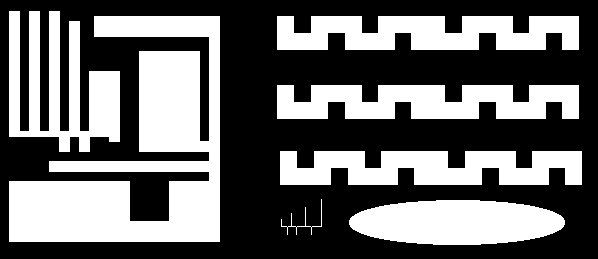
#> input picture 13_ccl/ccl1.png, 598 x 259 px; the run also reads 1 picture not shown here
$ jupyter execute 13_ccl.ipynb
#> lines starting #> are read from the running program, lines starting #| are printed output that depends on the picture; after the words box and inside, x2 and y2 are one past the last pixel; in counts of white or black regions, pixels touching at a corner belong together
# Indeksacja. Prosta klasyfikacja obiektów.

## Cel ćwiczenia
- zapoznanie z dwuprzebiegowym algorytmem indeksacji (ang. *connected component labelling*):
- zapoznanie z prostą klasyfikacją obiektów z wykorzystaniem współczynników kształtu,
- zadanie domowe: zmodyfikowana indeksacja dwuprzebiegowa i indeksacja jednoprzebiegowa.

## Indeksacja

Większość dotychczas poznanych i wykorzystywanych algorytmów przetwarzania obrazu wykonywała operacje na całym obrazie (lub co najwyżej dokonywany był podział obiekt/obiekty - tło. Np. różne metody segmentacji).
Patrząc na poniższny rysunek człowiek widzi dwa kwadraty.

Dla automatycznego systemu analizy i rozpoznawania obrazów przejście od etapu obiekty/tło do wyróżnienia dwóch kwadratów nie jest takie oczywiste i wymaga zastosowania jakieś formy indeksacji - czyli przypisania każdemu z pikseli uznanych za należące do obiektów (tu białych) jakieś etykiety (w naszym przypadku będą to dwie etykiety, ew. dodatkowa oznaczająca tło).

W tej części ćwiczenia zaprezentowany zostanie tzw. dwuprzebiegowy algorytm indeksacji (ang. *two-pass connected component labelling*).
Jego nazwa związana jest z koniecznością wykonania dwukrotnego odwiedzenia każdego z pikseli obrazu (dwie pętle/iteracje po obrazie).
Istnieją również tzw. jednoprzebiegowe algorytmy indeksacji.

## Opis algorytmu

- Na wejściu mamy obraz po binaryzacji - zakładamy, że piksele białe ('1', '255') należą do obiektów, tło jest czarne.

- W pierwszej iteracji obraz analizujemy linia po linii, od lewej do prawej, aż do napotkania pierwszego piksela o wartości różnej od '0'.
  W tej sytuacji dokonujemy analizy otoczenia piksela:


  gdzie: **X**  rozważany piksel, **A,B,C,D** - sąsiedzi z otoczenia.
  Uwaga. W przykładzie pokazano tzw. sąsiedztwo 8-elementowe.
  Niekiedy stosuje się również wersję 4-elementową (praktycznie bardzo rzadko).
  Wtedy analizie podlegałyby by tylko piksele **B** i **D**.

- Możliwe są następujące przypadki dla otoczenia __A,B,C,D__:
    - (a) wszystkie należą do tła __A,B,C,D == 0__.
      Wtedy znaleziony piksel __X__ należy do nowego obiektu - nadajemy mu zatem etykietę __X = L+1__ - przez __L__ rozumiemy poprzednią etykietę.
	  Uwaga. Przed uruchomieniem algorytmu __L__ należy zainicjować wartością  '1'
    - (b) jeden lub więcej pikseli ma przypisaną aktualną etykietę **L**.
	  Wtedy rozważanemu pikselowi przypisujemy etykietę **X = L**.
    - (c) w otoczeniu występują piksele o różnych etykietach np. *L1* i *L2*.
	  Wtedy przyjmuje się zasadę, że rozważanemu pikselowi *X* przypisuje się mniejszą z wartości *L1* i *L2* (*X = min(L1,L2)*).

## Implementacja:

- Wczytaj obraz *ccl1.png*, wyświetl go.
  Po krótkiej analizie można zauważyć, że występuje na nim 7 odrębnych obiektów.
      Ich ``wykrycie'' będzie naszym celem.

- Na podstawie opisu algorytmu podanego wcześniej zaimplementuj tzw. pierwszą fazę indeksacji (ang. _first pass_):
    - uwaga ogólna - algorytm jest dość prosty i łatwy w implementacji,
    - obliczenia powinny odbywać się w pętlach `for` - iteracja po całym obrazku.
      Warto pominąć pierwszy wiersz i pierwszą oraz ostatnią kolumnę, aby  wyeliminować problem z brakiem kontekstu (można np. założyć, że pikseli brzegowych nie ma, bo wcześniej wykonane zostało morfologiczne czyszczenie brzegu).
    - dla przypomnienia iteracja po macierzy w Python - pętla zewnętrzna - wiersze, pętla wewnętrzna - kolumny – tj. pierwsza współrzędna to wiersz, a druga kolumna,
    - rozmiar obrazka można odczytać np. poleceniem: `yy, xx = img.shape`
      Przy takim przypisaniu `yy` oznacza liczbę wierszy (wysokość obrazka), a `xx` liczbę kolumn (szerokość obrazka),
    - działania podejmujemy tylko w przypadku, gdy aktualnie analizowany piksel ma wartość różną od zera (gdy należy do obiektu),
    - najtrudniejszym elementem jest analiza otoczenia piksela i stwierdzenie, z którym z przypadków (a), (b) czy (c) mamy do czynienia.
      Problem można rozwiązać jakkolwiek (tylko dobrze), poniżej prezentowana jest jedna z możliwości.
    - na początku tworzymy listę pikseli, które stanowią otoczenie piksela X (A, B, C, D) np: ` neighbours = [img[j - 1, i - 1], ... `
    - następnie sprawdzamy czy nie występuje przypadek (a) - czyli czy suma sąsiadów nie wynosi 0 -  ` neigh_sum = np.sum(neighbours)`, jeżeli tak to `X = L` oraz `L=L+1`.
      Uwaga proszę nie zapomnieć zainicjalizować etykiety `L` wartością 1.
    - jeżeli `neigh_sum > 0`, mamy do czynienia z przypadkiem (b) lub (c).
      Eliminujemy zerowe elementy z listy `sasiedzi` (`neighbours = filter(lambda x: x != 0, neighbours)`), a następnie znajdujemy minimum i maksimum nowej listy `neighbours` (funkcje `min` i `max` z _numpy_).
    - z przypadkiem (b) będziemy mieli do czynienia, gdy *minimum = maksimum*.
      Wtedy jako etykietę przypisujemy `X = minimum = maksimum`.
      Gdy *minimum != maksimum* mamy przypadek (c).
      Wtedy etykieta `X = minimum` - taką przyjmujemy konwencję,
    - uwaga 1 - algorytm operuje (czyta punkty z otoczenia i zapisuje kolejne indeksy L) na tym samym obrazie wejściowym,
    \item uwaga 2 - przed implementacją metody obsługi konfliktów przypadki (b) i (c) działają tak samo, ale dla potrzeb dalszych kroków należy je rozróżnić,

- Wykonaj indeksację obrazu za pomocą zaimplementowanego algorytmu.
  Jeżeli wszystko zostało poprawnie napisane, to wynik powinien wyglądać mniej więcej tak jak na poniższym rysunku. Takie porównanie stanowić będzie pierwszy test poprawności implementacji algorytmu.


[cell 1]
import os
import cv2
import matplotlib.pyplot as plt
import numpy as np

if not os.path.exists("ccl1.png") :
    !wget https://raw.githubusercontent.com/vision-agh/poc_sw/master/13_CCL/ccl1.png --no-check-certificate
if not os.path.exists("shapes.png") :
    !wget https://raw.githubusercontent.com/vision-agh/poc_sw/master/13_CCL/shapes.png --no-check-certificate
if not os.path.exists("shapesReal.png") :
    !wget https://raw.githubusercontent.com/vision-agh/poc_sw/master/13_CCL/shapesReal.png --no-check-certificate

img = cv2.imread('ccl1.png', cv2.IMREAD_GRAYSCALE)
#> img: shape (259, 598); 41.1% white; 7 white regions, largest, box (x1, y1, x2, y2) and area: (9, 16, 220, 242) 23561, (9, 11, 120, 152) 8081, (277, 16, 579, 50) 8024
plt.figure(figsize=(6, 6))
plt.imshow(img, cmap='gray')
plt.title("Original Image")
plt.show()

plt.rcParams['figure.figsize'] = (16, 9)

[cell 2]
import cv2
import numpy as np
import matplotlib.pyplot as plt

def imread(path):
    return cv2.imread(path, cv2.IMREAD_GRAYSCALE)

def plot_img(img, title='', colored=False):
    plt.figure(figsize=(16, 9))
    if colored:
        img_display = img.copy().astype(float)
        img_display[img_display == 0] = np.nan
        plt.imshow(img_display, cmap='jet')
    else:
        plt.imshow(img, cmap='gray')
    plt.axis('off')
    plt.title(title)
    plt.show()

def indexation_first_pass(image):
    img = np.copy(image).astype(np.int32)
    yy, xx = img.shape
    L = 1

    for j in range(1, yy):
        for i in range(1, xx - 1):
            if img[j, i] != 0:
                neighbours = [img[j - 1, i - 1], img[j - 1, i], img[j - 1, i + 1], img[j, i - 1]]
                neigh_sum = np.sum(neighbours)

                if neigh_sum == 0:
                    img[j, i] = L
                    L = L + 1
                else:
                    neighbours = list(filter(lambda x: x != 0, neighbours))
                    minimum = min(neighbours)
                    maximum = max(neighbours)

                    if minimum == maximum:
                        img[j, i] = minimum
                    else:
                        img[j, i] = minimum
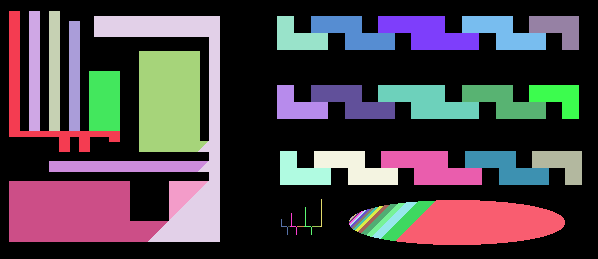
#> img: shape (259, 598) int32; 49 distinct labels, from 0 to 48; one colour per label, 0 black
#> after the loop, L = 49

    return img

img = imread('ccl1.png')
plot_img(img, 'Oryginal image')

result = indexation_first_pass(img)
plot_img(result, 'First pass result', colored=True)
#> call 2 of plot_img, with title = 'First pass result', colored = True
#> in plot_img (call 2), `img_display = img.copy().astype(float)`:
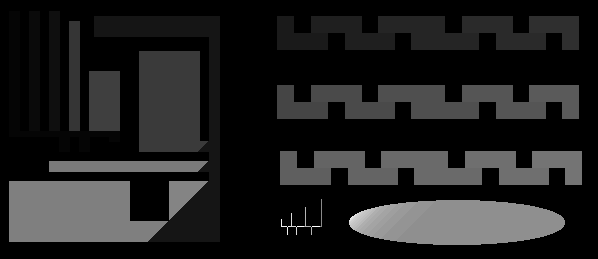
#> img_display: shape (259, 598) float64; min 0, max 48, mean 6.1; drawn with min black and max white

## Dyskusja:

- W wyniku indeksacji uzyskujemy obraz, na którym wyróżnionych jest wiele obiektów (dokładnie 48) - a faktycznie jest tylko 7. Zastanówmy się z czego to wynika.

- Zacznijmy od prostego przypadku przedstawionego na poniższym rysunku:


  Obraz analizowany jest linia po linii.
  Zatem pierwszą etykietę dostanie słupek po prawej.
  Późnej ten po lewej.
  Postępując zgodnie z podanym algorytmem, w pewnym momencie (piksel wyróżniony na obrazku) dojdzie do sytuacji, w której w otoczeniu danego piksela znajdą się dwie różne etykiety (tu: '1' i '2').
  Wtedy zgodnie z przyjętą metodologią przypisujemy niższą, tj. '1'.
  Problem jaki powstaje, to brak zapamiętania informacji o tym, że wystąpił taki konflikt tj. że powinno nastąpić połączenie etykiet '1' i '2'.
  Z tego powodu wynik działania algorytmu nie jest poprawny.

-  Przeanalizujmy jeszcze jeden, bardziej złożony przykład z rysunku poniżej:


   Słupek po prawej dostaje indeks '1', a po lewej '2'.
   W czwartej linii występuje piksel, który ma w swoim sąsiedztwie (A,B,C,D) same piksele czarne.
   Dlatego dostaje etykietę '3'.
   Jednak w następnym kroku okazuje się, że następuje konflikt '3' z '1' (połączenie).
   W kolejnym wierszu występuje konflikt '2' i '3'.
   Warto zwrócić uwagę, że w tym przypadku trzeba uniknąć sytuacji ''utraty'' informacji o połączeniu '1' z '2' przez '3'.

- W literaturze zaproponowano wiele sposobów reprezentacji i rozwiązywania przedstawionych konfliktów:
    - 2-krotki,
    - n-krotki,
    - tablica dwuwymiarowa,
    - grafy + przeszukiwanie grafu wgłąb.
 W obecnym ćwiczeniu zastosujemy ostatnie podejście, które jest najprostsze do realizacji.

- Opisane konflikty możemy przechowywać w strukturze zbiorów rozłącznych (ang. _union find_).
  Jest to zagadnienie znane z przedmiotu ''Algorytmy i struktury danych''.
  Poniżej zostanie zaprezentowane krótkie przypomnienie.

- Mamy $N$ obiektów. W naszym przypadku to jest $N$ etykiet.
  Chcemy przechowywać informację o sytuacji, w której następuje łączenie etykiet tj. interesują nas zbiory obiektów połączonych.
  Przykład trzech zbiorów zamieszczono na rysunku:


- W ramach rozważanej struktury implementuje się dwie operacje:
    - *find* (znajdź) - sprawdzenie czy dwa obiekty należą do tego samego zbioru połączonego,
	- *union* (połącz) - wprowadź połączenie pomiędzy dwoma obiektami.

- Z punktu widzenia naszych potrzeb ważna jest funkcja _union_. Przykład dodania połączenia pomiędzy obiektami '2' a'3' pokazano na rysunku:


- Strukturę oraz obie operacje można zaimplementować na kilka sposobów.
  Zainteresowanych odsyłam do literatury przedmiotu.
  My zastosujemy podejście _quick-union_.
  Nie jest ono specjalnie wydajnie, ale bardzo proste do implementacji.

- Nasz graf, w którym wierzchołki oznaczają etykiety, a krawędzie połączenia między etykietami, zapiszemy w tablicy jednowymiarowej `id[]` o rozmiarze $N$ (maksymalna liczba etykiet).
  Interpretacja pola w tablicy: `id[i]` jest rodzicem `i`.
  Korzeń elementu `i` jest dany jako: `id[id[id[...id[i]...]]]`.

- Przeanalizujmy jak to działa na prostym przykładzie.
  Mamy dany poetykietowany obraz:


  Występuje na nim pięć konfliktów oznaczonych A, B, C, D i E  (uwaga w trakcie działania algorytmu pojawią się właśnie w takiej kolejności).

- Sytuację wyjściową opisuje poniższy rysunek:


   Tablica `id` wypełniona jest kolejnymi indeksami.

- W algorytmie _quick-union_, aby połączyć elementy $p$ i $q$ należy ustawić $id$ korzenia $q$ pod adres korzenia elementu $p$.
Uwaga. Zakładamy, że $p$ < $q$.
Można to zapisać jako: `id[root(p)] = root(q)`.
Nasze pierwsze połączenie (A) to 4 z 2.
Po tej operacji sytuacja będzie wyglądać następująco:


W tym przypadku korzenieniem obu elementów są same elementy, zatem operacja jest dość prosta.

- Kolejny krok tj. połączenie  2 z 1 -  sytuacja B:


Element 1 jest korzeniem.
Element 2 już nie, ponieważ `id[2]==4`.
Sprawdzamy zatem `id[4]`.
Okazuje się, że `id[4] == 4` tj. jest to korzeń.
Zatem korzeniem dla elementu 2 jest 4.
Dokonujemy stosownej modyfikacji w tablicy `id[1] = 4`.

-  Kolejne połączenie to 6 z 3 (C):


- Kolejne połączenie to 5 z 1.


Szukamy korzenia elementu 1.
Znajdujemy, że to jest 4.
Zatem łączymy 5 i 4.

- Ostatnie połączenie to 6 z 5.


-  Ostatni krok to wykorzystanie informacji zawartej w tablicy `id` do wyznaczenia przekodowania LUT (ang. _look-up table_), które pozwoli nam nadać poprawne etykiety wszystkim pikselom.
      Zasadniczo sprowadza się on do obliczenia dla każdej możliwej etykiety jej korzenia.
      W naszym przypadku zawsze otrzymamy 6, gdyż wszystkie piksele są ze sobą połączone i stanowią jeden obiekt.

## Implementacja:

- Implementacja jest dużo prostsza i krótsza od powyższego opisu.
  Istotne jest tylko dobre zrozumienie algorytmu _union-find_.

- Potrzebne będą nam dwie funkcje pomocnicze:

    - `root` - obliczanie korzenia zgodnie z podanym opisem (odpowiednia pętla `while`). Funkcja pobiera indeks elementu oraz tablicę, a zwraca indeks korzenia.
    - `union` - realizacja operacji unii. Argumenty to indeksy `p` i `q` oraz tablica, a wyniki to zmodyfikowana tablica.

- Na początku, przed pierwszym przebiegiem algorytmu indeksacji, tworzymy tablicę `id` i inicjujemy ją wartościami od 1 do $N$.
  Dla rozważanego przykładu wystarczy $N = 100$.

- Następnie, w przypadku wystąpienia konfliktu (przypadek ()c)), tworzymy unię pomiędzy etykietą mniejszą i większą.

- Po pierwszym przebiegu tworzymy, w opisany powyżej sposób, przekodowanie LUT (pętla po `id` i funkcja `root`). Powstaje nam tablica `lut`.

- Implementujemy drugi przebieg po obrazie.
  Jest on bardzo prosty.
  Dla każdego piksela, który nie jest tłem (o etykiecie większej od 0) realizujemy przekodowanie LUT (`lut_table[img[j, i] - 1]`).
  Otrzymany w ten sposób obraz wyświetlamy.
  Powinniśmy uzyskać poprawne etykietowanie.

[cell 3]
def root(p, id_array):
    while id_array[p] != p:
        p = id_array[p]
    return p

def union(p, q, id_array):
    root_p = root(p, id_array)
    root_q = root(q, id_array)
    if root_p != root_q:
        id_array[root_p] = root_q

def indexation_union_find(image):
    img = np.copy(image).astype(np.int32)
    yy, xx = img.shape
    L = 1

    id_array = np.arange(101)

    for j in range(1, yy):
        for i in range(1, xx - 1):
            if img[j, i] != 0:
                neighbours = [img[j - 1, i - 1], img[j - 1, i], img[j - 1, i + 1], img[j, i - 1]]
                neigh_sum = np.sum(neighbours)

                if neigh_sum == 0:
                    img[j, i] = L
                    L = L + 1
                else:
                    neighbours = list(filter(lambda x: x != 0, neighbours))
                    minimum = min(neighbours)
                    maximum = max(neighbours)

                    if minimum == maximum:
                        img[j, i] = minimum
                    else:
                        img[j, i] = minimum
                        union(minimum, maximum, id_array)
#> after the loop, L = 49

    lut = np.zeros(101, dtype=np.int32)
    for i in range(1, L):
        lut[i] = root(i, id_array)

    for j in range(yy):
        for i in range(xx):
            if img[j, i] > 0:
                img[j, i] = lut[img[j, i]]
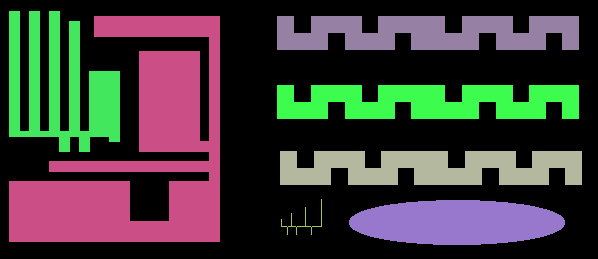
#> img: shape (259, 598) int32; 8 distinct labels, from 0 to 48; one colour per label, 0 black

    return img

img = imread('ccl1.png')
plot_img(img, 'Oryginal image')

result = indexation_union_find(img)
plot_img(result, 'Result with Union-Find', colored=True)

## Indeksacja wbudowana w OpenCV

W OpenCV dostępna jest funkcja `connectedComponents`, która pozwala wykonać indeksację.
Proszę sprawdzić jej działanie na używanym wcześniej obrazie.

[cell 4]
num_labels, labels_opencv = cv2.connectedComponents(img)
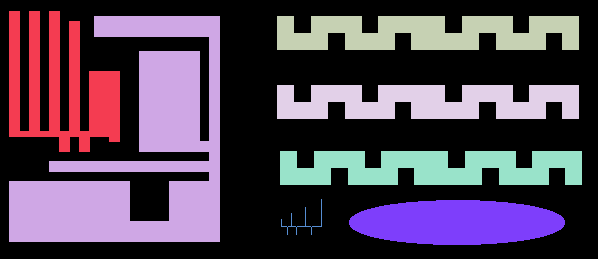
#> labels_opencv: shape (259, 598) int32; 8 distinct labels, from 0 to 7; one colour per label, 0 black
#> num_labels = 8
plot_img(labels_opencv, colored=True)
#> in plot_img (call 5), `img_display[img_display == 0] = np.nan`:
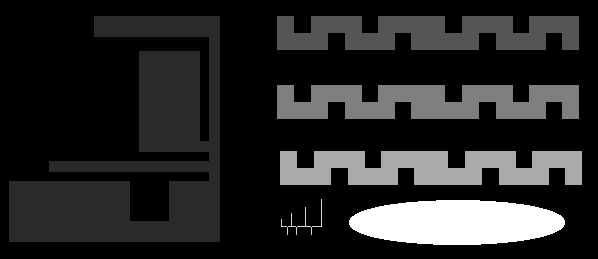
#> img_display: shape (259, 598) float64; 58.94% of the values are NaN or infinite; the others: min 1, max 7, mean 3.25; drawn with min black, max white, NaN and infinite black

## Rozpoznawanie obiektów z wykorzystaniem współczynników kształtu

Współczynniki kształtu są pewnymi parametrami liczbowymi opisującymi kształt obiektu.
Pozwala to na użycie ich do automatycznego rozpoznawania obiektów.
Teoretycznie współczynniki kształtu (dobre) powinny być niezależne od zmiany położenia obiektu, jego orientacji i wielkości.
W praktyce okazuje się jednak, że wartości współczynników zmieniają się w pewnym zakresie nawet dla obiektów należących do tych samych klas (te same kształty - przykład obracany kwadrat).
Wynika z tego konieczność uwzględnienia pewnej tolerancji wartości współczynników kształtu wykorzystywanych w praktycznych zastosowaniach analizy i rozpoznawania obrazu.

# Implementacja dla obrazu sztucznego

- Wczytaj obraz _shapes.png_.
  Wyświetl go.
  Pierwszym etapem zadania będzie wybranie współczynników kształtu i przedziałów ich wartości - takich, które pozwolą na wykrycie konkretnych kształtów.
  Do wyboru jest kwadrat lub krzyżyk (koło jest zbyt łatwe).

- Obok ''klasycznych'' współczynników kształtu tj. Blair-Bliss, Malinowskiej, Haralick, występują współczynniki będące pochodnymi momentów geometrycznych tzn. momenty Hu [https://en.wikipedia.org/wiki/Image_moment]. Wykorzystamy je w naszym ćwiczeniu.

- Pierwszy krok to indeksacja obrazu - poznana funkcja `connectedComponents`.
- Następnie w pętli, dla kolejnych obiektów wyznaczamy współczynniki Hu.
    - po pierwsze należy ''wybrać'' z obrazu dany obiekt np. `I = (ccl == s)*1` oraz `I = I.astype('uint8')`
    - po drugie obliczyć momenty geometryczne - `cv2.moments(I)`
    - po trzecie, na podstawie momentów, obliczyć momentu Hu `cv2.HuMoments(moments)`
- Mając wyznaczone współczynniki musimy jest przeanalizować. W tym celu dobrze ja jakoś wyświetlić w postaci macierzy - proszę to rozwiązać samodzielnie.

- Na podstawie analizy należy wybrać próg (jeden lub więcej) i zrealizować stosowną filtrację tj. usunąć ''niechciane'' kształty.

[cell 5]
shapes = imread('shapes.png')
#> call 3 of imread, with path = 'shapes.png'
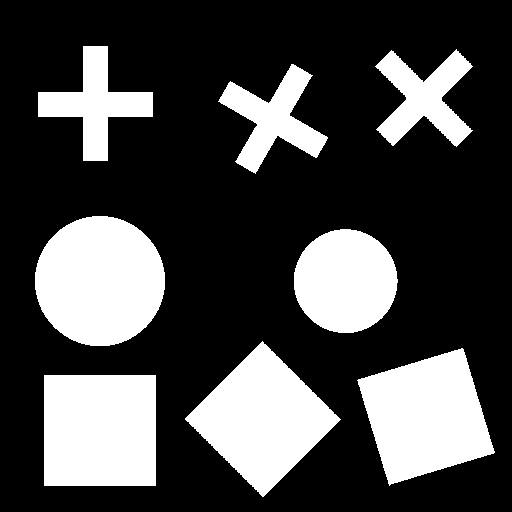
#> input picture 13_ccl/shapes.png, 512 x 512 px
plot_img(shapes)

components, image = cv2.connectedComponents(shapes)
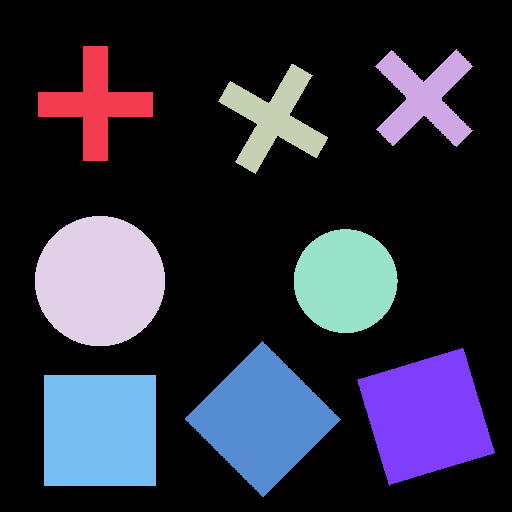
#> image: shape (512, 512) int32; 9 distinct labels, from 0 to 8; one colour per label, 0 black
#> components = 9

for i in range(1, components):
    I = (image == i) * 1
    I = I.astype(np.uint8)

    moments = cv2.moments(I)
    hu_moments = cv2.HuMoments(moments)

    print(hu_moments)

    if hu_moments[0] > 2e-1:
        print('cross')
    elif hu_moments[1] > 5e-7:
        print('square')
    else:
        print('circle')

    plt.imshow(I, cmap='gray')
    plt.axis('off')
    plt.show()
#> this loop made 8 passes
#> hu_moments on passes 1, 8: [0.25, 2.31e-09, 2.32e-05, 1.47e-06, 8.61e-12, 7.08e-11, 0], [0.167, 2.23e-06, 0, 0, 0, 0, 0]
#> (printed output is left out)
#> pass 1, `I = (image == i) * 1`:
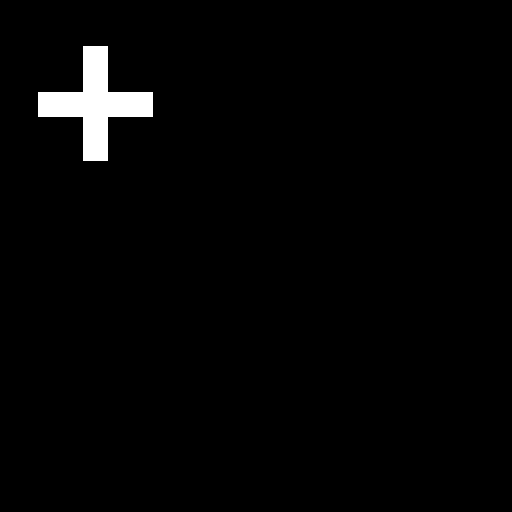
#> I: shape (512, 512) int64; values 0 (black) and 1 (white), 2% white; 1 white region, box (x1, y1, x2, y2) and area: (38, 46, 153, 161) 5125
#> after the loop:
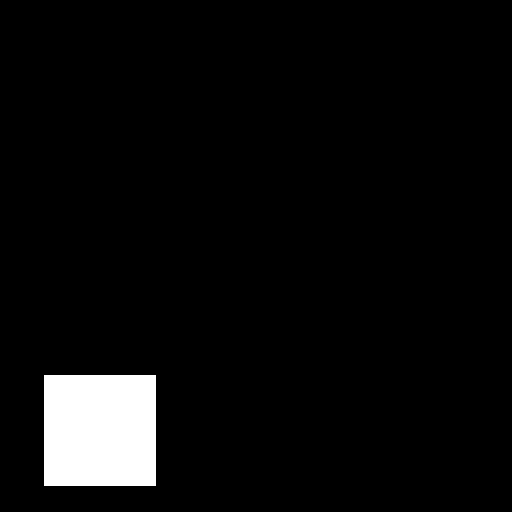
#> I: shape (512, 512); values 0 (black) and 1 (white), 4.7% white; 1 white region, box (x1, y1, x2, y2) and area: (44, 375, 156, 486) 12432

[cell 6]
components, image = cv2.connectedComponents(shapes)

circles = np.zeros_like(image)
squares = np.zeros_like(image)
crosses = np.zeros_like(image)

for i in range(1, components):
    I = (image == i)*1
    I = I.astype(np.uint8)

    moments = cv2.moments(I)
    hu_moments = cv2.HuMoments(moments)

    if hu_moments[0] > 2e-1:
        crosses = np.logical_or(crosses, I)
    elif hu_moments[1] > 5e-7:
        squares = np.logical_or(squares, I)
    else:
        circles = np.logical_or(circles, I)
#> this loop made 8 passes
#> pass 3, `crosses = np.logical_or(crosses, I)`:
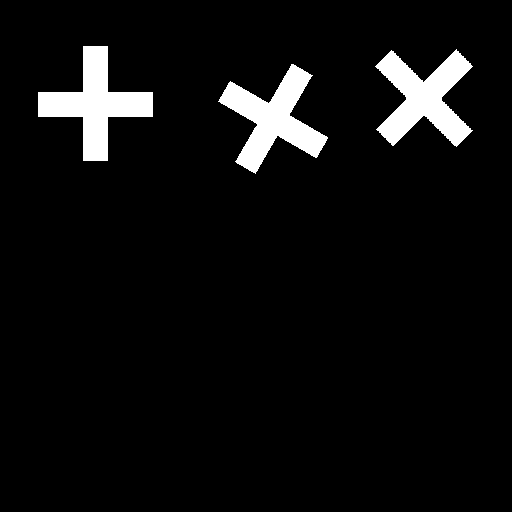
#> crosses: shape (512, 512) bool; 5.7% white; 3 white regions, box (x1, y1, x2, y2) and area: (38, 46, 153, 161) 5125, (218, 64, 328, 174) 4857, (375, 49, 473, 147) 4840
#> (the rest of the program and of its run is left out)
